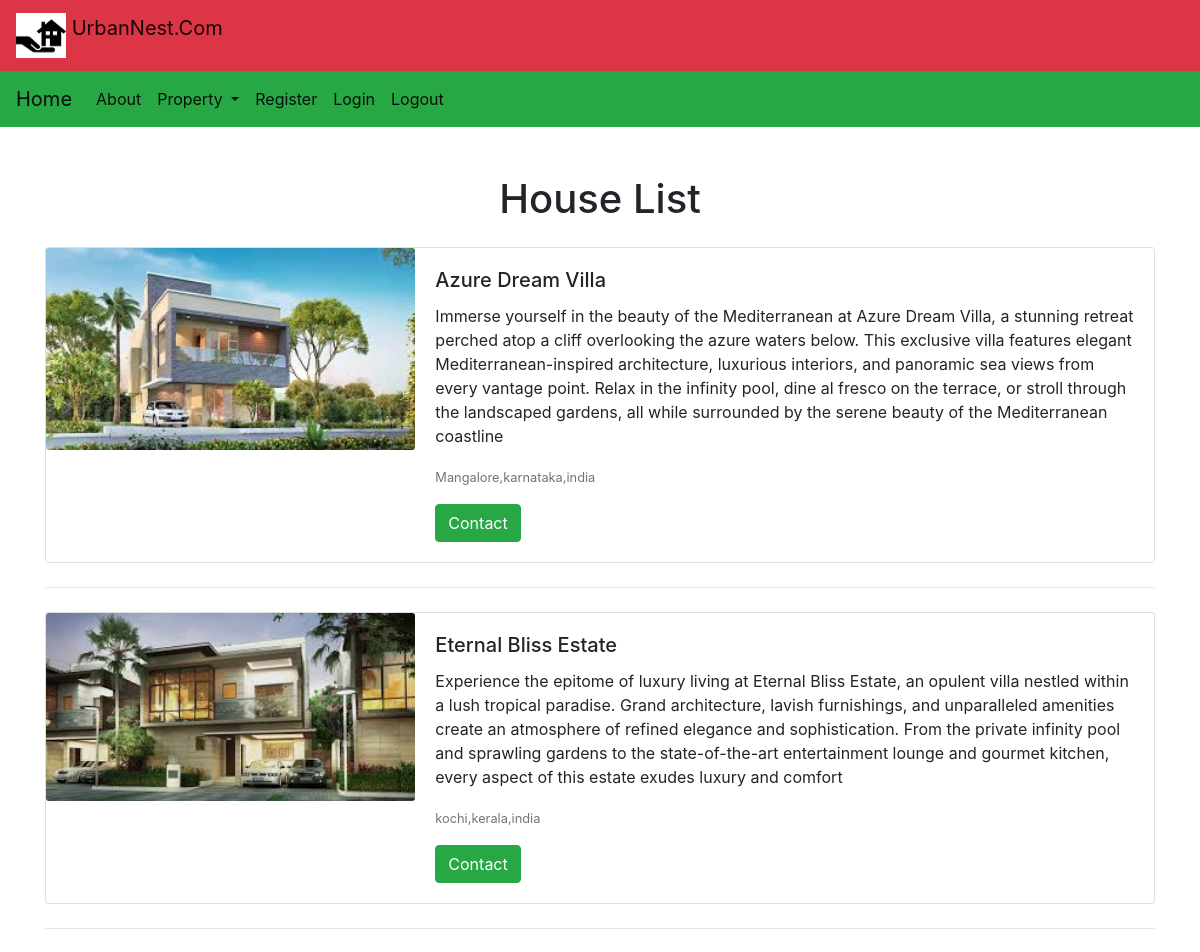
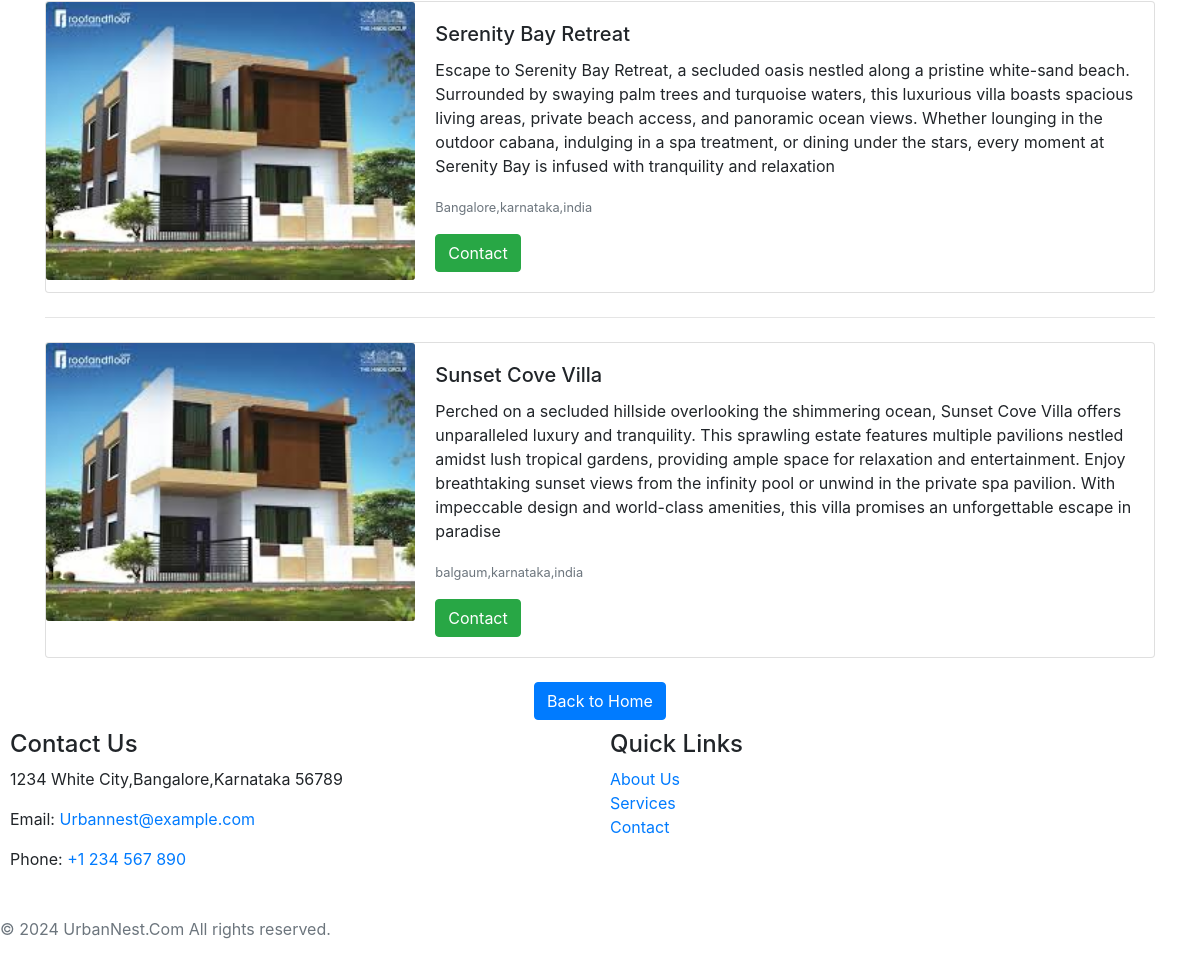
/house/, run on the app's committed database (2 pictures, top to bottom).
### listings/models.py (models this page shows, shortened)
class Property(models.Model):
    title = models.CharField(max_length=200)
    description = models.TextField()
    price = models.DecimalField(max_digits=10, decimal_places=2)
    location = models.ForeignKey(Location, on_delete=models.CASCADE)
    property_type = models.ForeignKey(PropertyType, on_delete=models.CASCADE)
    image = models.ImageField(upload_to='properties')

class Location(models.Model):
    city = models.CharField(max_length=100)
    State = models.CharField(max_length=100)
    country = models.CharField(max_length=100)
    def __str__(self):
        return f"{self.city},{self.State},{self.country}"

### listings/views.py (the view)
# urls.py: path('house/',views.house_list,name='house_list'),
def house_list(request):
    houses = Property.objects.filter(property_type__name='House')
    return render(request,'house_list.html',{'houses':houses})

### templates/house_list.html
{% extends 'base.html' %}
{% block content %}
<div class="container mt-5">
    <h1 class="mb-4 text-center">House List</h1>
    {% for house in houses %}
    <div class="card mb-4">
        <div class="row no-gutters">
            <div class="col-md-4">
                <img src="{{ house.image.url }}" class="card-img" alt="{{ house.title }}">
            </div>
            <div class="col-md-8">
                <div class="card-body">
                    <h5 class="card-title">{{ house.title }}</h5>
                    <p class="card-text">{{ house.description }}</p>
                    <p class="card-text"><small class="text-muted">{{ house.location }}</small></p>
                    <a href="{% url 'contacts' %}" class="btn btn-success">Contact</a>
                </div>
            </div>
        </div>
    </div>
    {% if not forloop.last %}
    <hr class="my-4">
    {% endif %}
    {% endfor %}
    <div class="text-center mt-4">
        <a href="{% url 'home' %}" class="btn btn-primary">Back to Home</a>
    </div>
</div>
{% endblock %}

### templates/base.html (shortened to what this page needs)
<!doctype html>
<html lang="en">
  <head>
    <link rel="stylesheet" href="https://cdn.jsdelivr.net/npm/bootstrap@4.0.0/dist/css/bootstrap.min.css">
  </head>
  <body>
{% include 'navbar.html' %}
{% block content%}
{% endblock %}
{% include 'footer.html' %}
  </body>
</html>

### templates/navbar.html (shortened to what this page needs)
{% load static %}
<nav class="navbar navbar-light bg-danger">
  <a class="navbar-brand" href="#">
    <img src="{% static 'images/icon.png' %}" width="50" height="45" class="d-inline-block align-top" alt="">
   UrbanNest.Com
  </a>
</nav>
    <nav class="navbar navbar-expand-lg navbar-light bg-success">
  <a class="navbar-brand" href="{% url 'home' %}">Home</a>
  <div class="collapse navbar-collapse" id="navbarNavDropdown">
    <ul class="navbar-nav">
      <li class="nav-item active">
        <a class="nav-link" href="{% url 'about' %}">About <span class="sr-only">(current)</span></a>
      </li>
     <li class="nav-item active dropdown">
    <a class="nav-link dropdown-toggle" href="#" id="navbarDropdownMenuLink" data-toggle="dropdown" aria-haspopup="true" aria-expanded="false">
    Property
    </a>
</li>
                   <li class="nav-item active">
                        <a class="nav-link" href="{% url 'signup' %}">Register</a>
                    </li>
                    <li class="nav-item active">
                        <a class="nav-link" href="{% url 'signin' %}">Login</a>
                    </li>
                    <li class="nav-item active">
                        <a class="nav-link" href="{% url 'signout' %}">Logout</a>
                    </li>
    </ul>
  </div>
</nav>

### templates/footer.html (shortened to what this page needs)
  <div style="max-width: 1200px; margin: auto; display: flex; flex-wrap: wrap; justify-content: space-between;">
    <div style="flex: 1; min-width: 200px; margin: 10px;">
      <h4>Contact Us</h4>
      <p>1234 White City,Bangalore,Karnataka 56789</p>
      <p>Email: <a href="urabannest:urabnest@example.com">Urbannest@example.com</a></p>
      <p>Phone: <a href="tel:+1234567890">+1 234 567 890</a></p>
    </div>
    <div style="flex: 1; min-width: 200px; margin: 10px;">
      <h4>Quick Links</h4>
      <ul style="list-style: none; padding: 0;">
        <li><a href="{% url 'about' %}">About Us</a></li>
        <li><a href="{% url 'property_details' %}">Services</a></li>
        <li><a href="{% url 'contacts' %}" >Contact</a></li>
      </ul>
    </div>
  </div>
  <div style="margin-top: 20px; color: #6c757d;">
    <p>&copy; 2024 UrbanNest.Com All rights reserved.</p>
  </div>

### data on the page
Property: image (picture), title "Azure Dream Villa", description "Immerse yourself in the beauty of the Mediterranean at Azure Dream Villa, a stunning retreat perched atop a cliff overlooking the azure waters below. This exclusive villa features elegant Mediterranean-inspired architecture, luxurious interiors, and panoramic sea views from every vantage point. Relax in the infinity pool, dine al fresco on the terrace, or stroll through the landscaped gardens, all while surrounded by the serene beauty of the Mediterranean coastline", location "Mangalore,karnataka,india"
Property: image (picture), title "Eternal Bliss Estate", description "Experience the epitome of luxury living at Eternal Bliss Estate, an opulent villa nestled within a lush tropical paradise. Grand architecture, lavish furnishings, and unparalleled amenities create an atmosphere of refined elegance and sophistication. From the private infinity pool and sprawling gardens to the state-of-the-art entertainment lounge and gourmet kitchen, every aspect of this estate exudes luxury and comfort", location "kochi,kerala,india"
Property: image (picture), title "Serenity Bay Retreat", description "Escape to Serenity Bay Retreat, a secluded oasis nestled along a pristine white-sand beach. Surrounded by swaying palm trees and turquoise waters, this luxurious villa boasts spacious living areas, private beach access, and panoramic ocean views. Whether lounging in the outdoor cabana, indulging in a spa treatment, or dining under the stars, every moment at Serenity Bay is infused with tranquility and relaxation", location "Bangalore,karnataka,india"
Property: image (picture), title "Sunset Cove Villa", description "Perched on a secluded hillside overlooking the shimmering ocean, Sunset Cove Villa offers unparalleled luxury and tranquility. This sprawling estate features multiple pavilions nestled amidst lush tropical gardens, providing ample space for relaxation and entertainment. Enjoy breathtaking sunset views from the infinity pool or unwind in the private spa pavilion. With impeccable design and world-class amenities, this villa promises an unforgettable escape in paradise", location "balgaum,karnataka,india"
